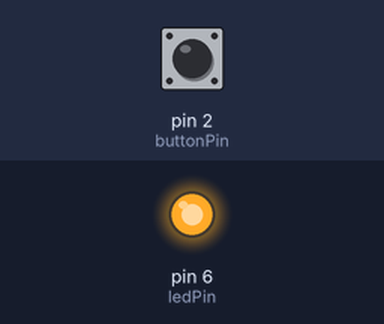
Simulated run of this sketch. Board: Arduino Uno, built with avr-gcc and run on an emulated ATmega328P. Parts: output pins drawn as LEDs (lit = HIGH). Inputs (shaded band) come from the test bench; at power-on: pin 2 (buttonPin) HIGH. What the sketch prints to the serial monitor is not drawn.

Above: at 1.2 s.
1.3 s: pin 2 (buttonPin) pulled LOW for 0.15 s
At 1.38 s:
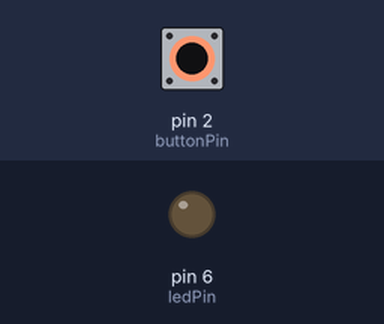
2.9 s: pin 2 (buttonPin) pulled LOW for 3.2 s
At 7.5 s:
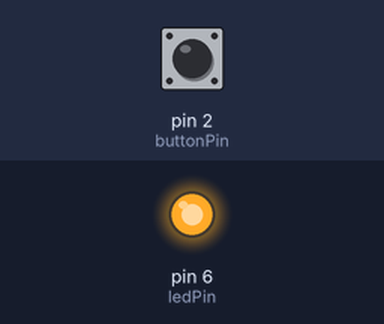
Timing chart, 0 to 9.0 s (numbered marks = the images above; inputs shaded):
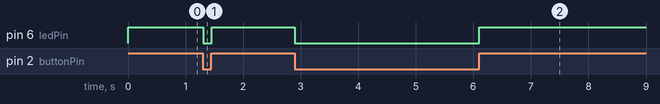

Measured:
- after the input at 1.3 s, pin 6 (ledPin): HIGH → LOW at once, → HIGH 0.15 s later
- after the input at 2.9 s, pin 6 (ledPin): HIGH → LOW at once, → HIGH 3.2 s later

The sketch:

2.3-digital-lysstyring.ino
```cpp
int ledPin = 6;
int buttonPin = 2;

int ledVal = 0;
boolean buttonVal = HIGH;

void setup() {
  pinMode(ledPin, OUTPUT);
  pinMode(buttonPin, INPUT_PULLUP);

  Serial.begin(9600);
}

void loop() {
  buttonVal = digitalRead(buttonPin);

  if(buttonVal == HIGH) {
    ledVal = 255;
  } else {
    ledVal = 0;
  }

  analogWrite(ledPin, ledVal);

  Serial.println(ledVal);
  Serial.println(buttonVal);
  Serial.println();

}
```
